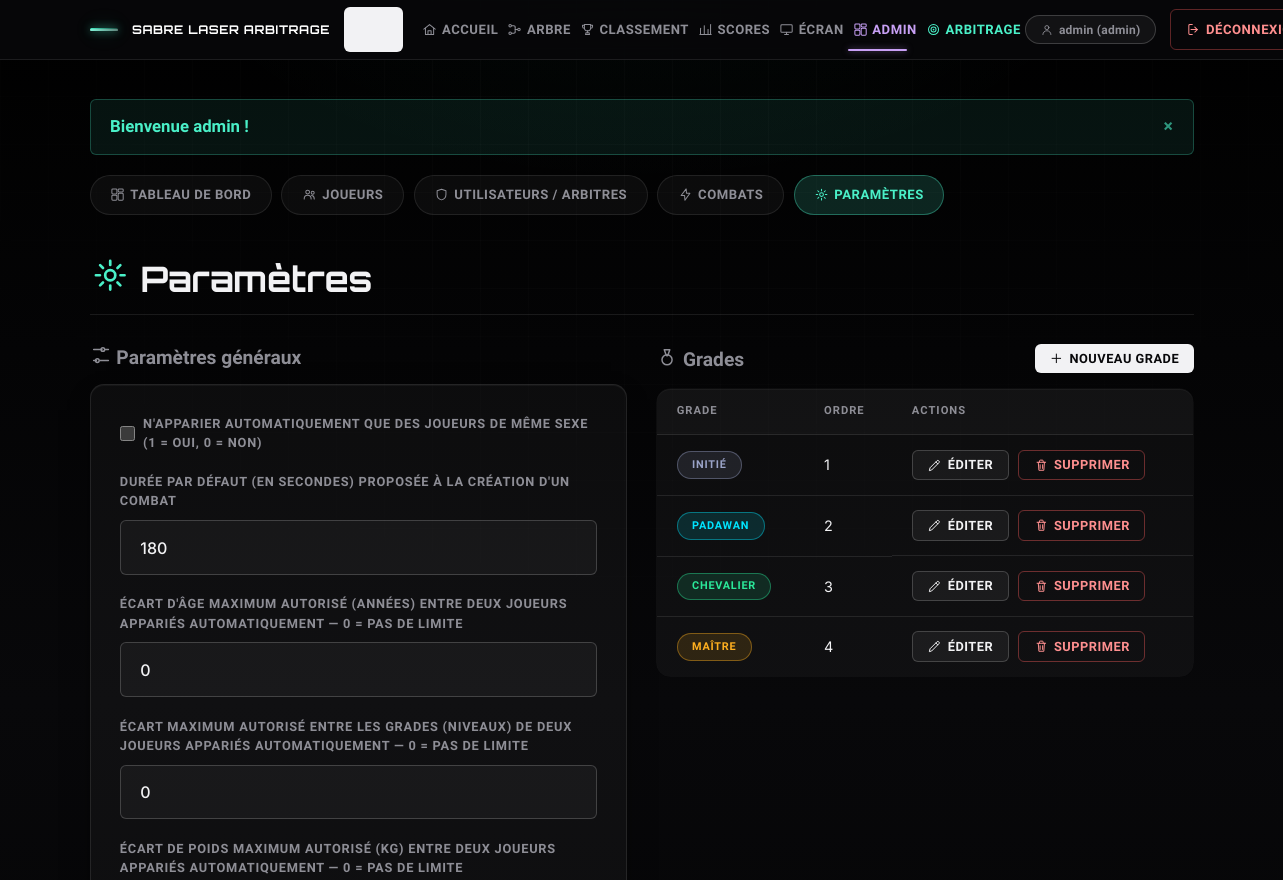
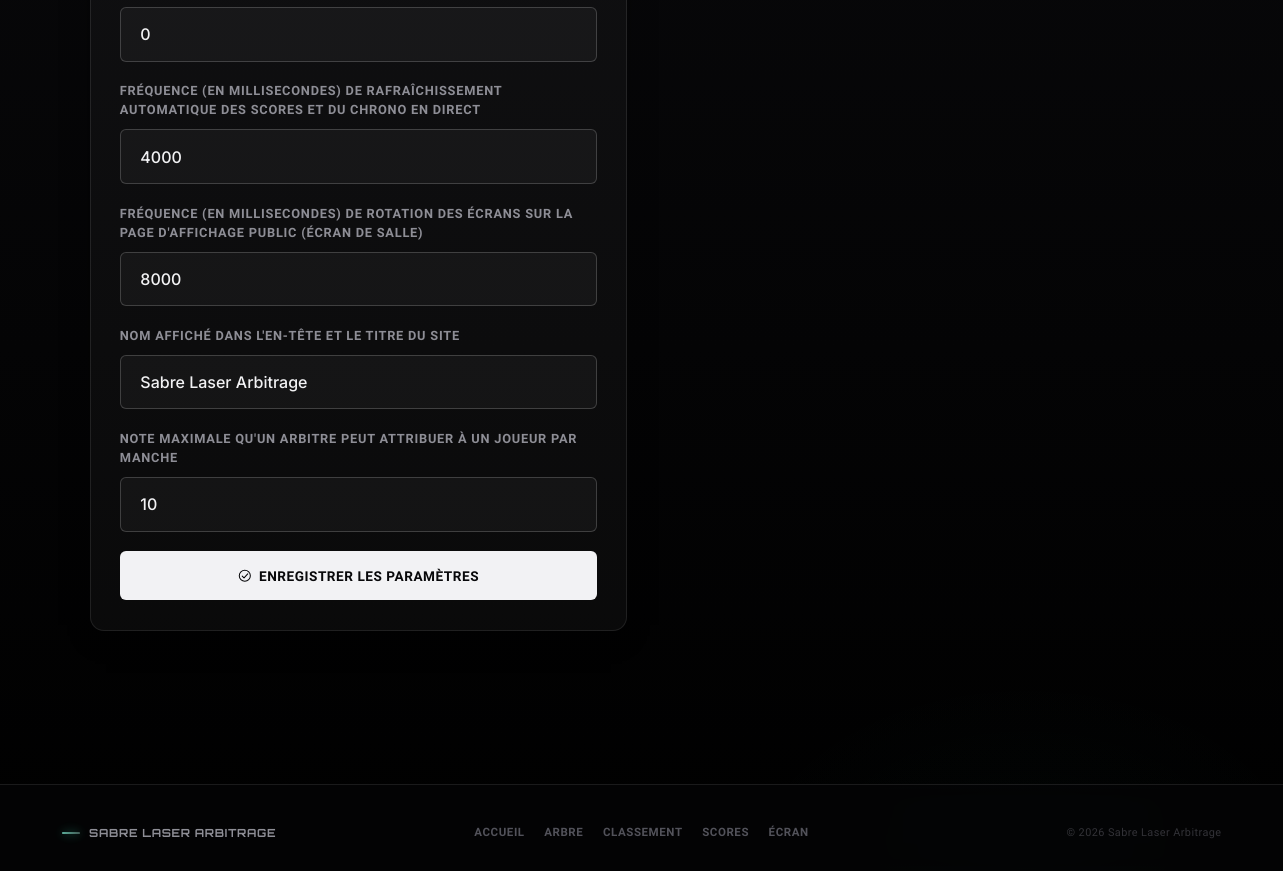
Page /admin/parametres.php (signed in) on the committed database (2 pictures, top to bottom).
### tables this page shows
CREATE TABLE IF NOT EXISTS parametres (
  cle VARCHAR(60) PRIMARY KEY,
  valeur VARCHAR(255) NOT NULL,
  description VARCHAR(255) DEFAULT NULL
);

CREATE TABLE IF NOT EXISTS grades (
  id INT AUTO_INCREMENT PRIMARY KEY,
  nom VARCHAR(60) NOT NULL UNIQUE,
  ordre INT NOT NULL DEFAULT 0,
  couleur VARCHAR(20) DEFAULT NULL COMMENT 'Couleur hexadécimale libre, ex. #00e5ff',
  created_at DATETIME DEFAULT CURRENT_TIMESTAMP
);

### includes/auth.php (called while the page is built, shortened)
<?php
function currentUser(): ?array
{
    return $_SESSION['user'] ?? null;
}
function csrfToken(): string
{
    return $_SESSION['csrf_token'];
}

### admin/parametres.php (the view, shortened to what this page needs)
<?php
require_once __DIR__ . '/../config/config.php';
$grades = getGrades($pdo);
$parametres = $pdo->query('SELECT * FROM parametres ORDER BY cle ASC')->fetchAll();
require __DIR__ . '/../includes/header.php';
require __DIR__ . '/_tabs.php';
?>
<h1><?= icon('settings') ?> Paramètres</h1>
<div class="grid grid-2">
    <div>
        <div class="section-title"><h2 id="heading-params"><?= icon('sliders') ?> Paramètres généraux</h2></div>
        <div class="card">
            <form method="post" action="parametres.php" aria-labelledby="heading-params">
                <?php
                $clesBooleennes = ['appariement_meme_sexe'];
                $clesMasquees   = ['retard_minutes'];
                ?>
                <?php foreach ($parametres as $p): if (in_array($p['cle'], $clesMasquees, true)) continue; ?>
                    <div class="field">
                        <?php if (in_array($p['cle'], $clesBooleennes, true)): ?>
                            <label style="display:flex;align-items:center;gap:.5rem;cursor:pointer;">
                                <input type="checkbox" name="param[<?= e($p['cle']) ?>]" value="1" <?= $p['valeur'] === '1' ? 'checked' : '' ?>>
                                <?= e($p['description'] ?: $p['cle']) ?>
                            </label>
                        <?php else: ?>
                            <label for="param_<?= e($p['cle']) ?>"><?= e($p['description'] ?: $p['cle']) ?></label>
                            <input type="text" id="param_<?= e($p['cle']) ?>" name="param[<?= e($p['cle']) ?>]" value="<?= e($p['valeur']) ?>">
                        <?php endif; ?>
                    </div>
                <?php endforeach; ?>
                <button type="submit"><?= icon('check-circle') ?> Enregistrer les paramètres</button>
            </form>
        </div>
    </div>
    <div>
        <div class="section-title" style="margin-bottom:var(--space-3);">
            <h2 id="heading-grades"><?= icon('medal') ?> Grades</h2>
            <a href="parametres.php?action=new_grade" class="btn btn-sm"><?= icon('plus') ?> Nouveau grade</a>
        </div>
        <div class="table-wrap">
            <table aria-labelledby="heading-grades">
                <thead><tr><th scope="col">Grade</th><th scope="col">Ordre</th><th scope="col">Actions</th></tr></thead>
                <tbody>
                <?php foreach ($grades as $g): ?>
                    <tr>
                        <td><span class="badge" style="background:<?= e($g['couleur'] ?: '#2a3358') ?>22;color:<?= e($g['couleur'] ?: 'var(--text)') ?>;border-color:<?= e($g['couleur'] ?: 'var(--border)') ?>66;"><?= e($g['nom']) ?></span></td>
                        <td><?= (int)$g['ordre'] ?></td>
                        <td class="actions-inline">
                            <a href="parametres.php?action=edit_grade&id=<?= $g['id'] ?>" class="btn btn-secondary btn-sm"><?= icon('edit') ?> Éditer</a>
                            <a href="parametres.php?action=delete_grade&id=<?= $g['id'] ?>&csrf=<?= e(csrfToken()) ?>"
                               class="btn btn-danger btn-sm"
                               data-confirm="Supprimer le grade «<?= e($g['nom']) ?>» ? Les joueurs qui l'ont perdront ce grade."
                               data-confirm-label="Supprimer" data-confirm-icon="🗑️"><?= icon('trash') ?> Supprimer</a>
                        </td>
                    </tr>
                <?php endforeach; ?>
                </tbody>
            </table>
        </div>
    </div>
</div>
<?php require __DIR__ . '/../includes/footer.php'; ?>

### includes/header.php (shortened to what this page needs)
<?php
$user = currentUser();
$nomApplication = getParametre($pdo, 'nom_application', 'Sabre Laser Arbitrage');
$currentScript = basename($_SERVER['SCRIPT_NAME']);
$currentDir = basename(dirname($_SERVER['SCRIPT_NAME']));
function navCurrent(string $script, ?string $dir = null): string
{
    global $currentScript, $currentDir;
    if ($dir !== null) {
        return $currentDir === $dir ? ' aria-current="page"' : '';
    }
    return ($currentScript === $script && $currentDir !== 'admin' && $currentDir !== 'arbitrage') ? ' aria-current="page"' : '';
}
?>
<!DOCTYPE html>
<html lang="fr">
<head>
<link rel="stylesheet" href="<?= BASE_URL ?>assets/css/style.css">
</head>
<body>
<div class="bg-fx" aria-hidden="true"></div>
<header class="topbar">
    <div class="topbar-inner">
        <a class="brand" href="<?= BASE_URL ?>index.php"><span class="brand-blade" aria-hidden="true"></span><?= e($nomApplication) ?></a>
        <button type="button" class="nav-toggle" id="nav-toggle" aria-expanded="false" aria-controls="main-nav">
            <?= icon('sliders') ?><span class="visually-hidden">Ouvrir le menu</span>
        </button>
        <nav class="main-nav" id="main-nav" aria-label="Navigation principale">
            <a href="<?= BASE_URL ?>index.php"<?= navCurrent('index.php') ?>><?= icon('home') ?> Accueil</a>
            <a href="<?= BASE_URL ?>arbre.php"<?= navCurrent('arbre.php') ?>><?= icon('bracket') ?> Arbre</a>
            <a href="<?= BASE_URL ?>classement.php"<?= navCurrent('classement.php') ?>><?= icon('trophy') ?> Classement</a>
            <a href="<?= BASE_URL ?>scores.php"<?= navCurrent('scores.php') ?>><?= icon('chart') ?> Scores</a>
            <a href="<?= BASE_URL ?>ecran.php"<?= navCurrent('ecran.php') ?>><?= icon('monitor') ?> Écran</a>
            <?php if ($user): ?>
                <?php if ($user['role'] === 'admin'): ?>
                    <a href="<?= BASE_URL ?>admin/index.php"<?= navCurrent('', 'admin') ?> class="nav-admin"><?= icon('dashboard') ?> Admin</a>
                <?php endif; ?>
                <?php if (in_array($user['role'], ['admin', 'arbitre'], true)): ?>
                    <a href="<?= BASE_URL ?>arbitrage/index.php"<?= navCurrent('', 'arbitrage') ?> class="nav-arbitrage"><?= icon('target') ?> Arbitrage</a>
                <?php endif; ?>
                <span class="user-badge"><?= icon('user') ?> <?= e($user['username']) ?> (<?= e($user['role']) ?>)</span>
                <form method="post" action="<?= BASE_URL ?>logout.php" class="logout-form">
                    <button type="submit" class="btn-link"><?= icon('logout') ?> Déconnexion</button>
                </form>
            <?php else: ?>
                <a href="<?= BASE_URL ?>login.php"<?= navCurrent('login.php') ?>><?= icon('login') ?> Connexion</a>
                <a href="<?= BASE_URL ?>register.php"<?= navCurrent('register.php') ?> class="btn-link-alt"><?= icon('user-plus') ?> Créer un compte</a>
            <?php endif; ?>
        </nav>
    </div>
</header>
<main class="page-content" id="main-content">
    <?php foreach (getFlashes() as $flash): $__flashes[] = $flash; ?>
    <?php endforeach; ?>
<?php foreach ($__flashes ?? [] as $flash): ?>
    <div class="flash flash-<?= e($flash['type']) ?>" role="alert"><?= e($flash['message']) ?></div>
<?php endforeach; ?>

### includes/functions.php (shortened to what this page needs)
<?php
function e(?string $str): string
{
    return htmlspecialchars($str ?? '', ENT_QUOTES, 'UTF-8');
}
function icon(string $name, string $class = ''): string
{
    $cls = trim('icon ' . $class);
    return '<svg class="' . e($cls) . '" aria-hidden="true" focusable="false"><use href="#icon-' . e($name) . '"></use></svg>';
}
function getFlashes(): array
{
    $flashes = $_SESSION['flash'] ?? [];
    return $flashes;
}
    ?>
    <?php
function getTousLesParametres(PDO $pdo, bool $forceReload = false): array
{
    static $cache = null;
    if ($cache === null || $forceReload) {
        $cache = [];
        foreach ($pdo->query('SELECT cle, valeur FROM parametres')->fetchAll() as $row) {
            $cache[$row['cle']] = $row['valeur'];
        }
    }
    return $cache;
}
function getParametre(PDO $pdo, string $cle, string $defaut = ''): string
{
    $params = getTousLesParametres($pdo);
    return $params[$cle] ?? $defaut;
}
function getGrades(PDO $pdo): array
{
    return $pdo->query('SELECT * FROM grades ORDER BY ordre ASC, nom ASC')->fetchAll();
}

### admin/_tabs.php
<?php $current = basename($_SERVER['SCRIPT_NAME']); ?>
<nav class="tabs" aria-label="Sections d'administration">
    <a href="index.php"<?= $current === 'index.php' ? ' aria-current="page"' : '' ?>><?= icon('dashboard') ?> Tableau de bord</a>
    <a href="joueurs.php"<?= $current === 'joueurs.php' ? ' aria-current="page"' : '' ?>><?= icon('users') ?> Joueurs</a>
    <a href="users.php"<?= $current === 'users.php' ? ' aria-current="page"' : '' ?>><?= icon('shield') ?> Utilisateurs / Arbitres</a>
    <a href="combats.php"<?= $current === 'combats.php' ? ' aria-current="page"' : '' ?>><?= icon('bolt') ?> Combats</a>
    <a href="parametres.php"<?= $current === 'parametres.php' ? ' aria-current="page"' : '' ?>><?= icon('settings') ?> Paramètres</a>
</nav>

### includes/footer.php (shortened to what this page needs)
</main>
<footer class="footer">
    <div class="footer-inner">
        <a class="footer-brand" href="<?= BASE_URL ?>index.php">
            <span class="brand-blade" aria-hidden="true"></span>
            <?= e($nomApplication ?? 'Sabre Laser Arbitrage') ?>
        </a>
        <nav class="footer-nav" aria-label="Liens rapides">
            <a href="<?= BASE_URL ?>index.php">Accueil</a>
            <a href="<?= BASE_URL ?>arbre.php">Arbre</a>
            <a href="<?= BASE_URL ?>classement.php">Classement</a>
            <a href="<?= BASE_URL ?>scores.php">Scores</a>
            <a href="<?= BASE_URL ?>ecran.php">Écran</a>
        </nav>
        <p class="footer-copy">&copy; <?= date('Y') ?> <?= e($nomApplication ?? 'Sabre Laser Arbitrage') ?></p>
    </div>
</footer>
</body>
</html>

### assets/css/style.css (style rules this page uses)
.section-title { margin-bottom: var(--space-3); }
.section-title h2, .section-title h3 { font-size: var(--fs-md); font-family: var(--font-ui); color: var(--text-dim); border: none; margin: 0; }
.btn-sm { padding: var(--space-1) var(--space-3); font-size: var(--fs-xs); min-height: 0; }

### rows in the picture
parametres: description "N'APPARIER AUTOMATIQUEMENT QUE DES JOUEURS DE MÊME SEXE (1 = OUI, 0 = NON)"
parametres: description "DURÉE PAR DÉFAUT (EN SECONDES) PROPOSÉE À LA CRÉATION D'UN COMBAT", valeur "180"
parametres: description "ÉCART D'ÂGE MAXIMUM AUTORISÉ (ANNÉES) ENTRE DEUX JOUEURS APPARIÉS AUTOMATIQUEMENT — 0 = PAS DE LIMITE", valeur "0"
parametres: description "ÉCART MAXIMUM AUTORISÉ ENTRE LES GRADES (NIVEAUX) DE DEUX JOUEURS APPARIÉS AUTOMATIQUEMENT — 0 = PAS DE LIMITE", valeur "0"
parametres: description "ÉCART DE POIDS MAXIMUM AUTORISÉ (KG) ENTRE DEUX JOUEURS APPARIÉS AUTOMATIQUEMENT — 0 = PAS DE LIMITE", valeur "0"
parametres: description "FRÉQUENCE (EN MILLISECONDES) DE RAFRAÎCHISSEMENT AUTOMATIQUE DES SCORES ET DU CHRONO EN DIRECT", valeur "4000"
parametres: description "FRÉQUENCE (EN MILLISECONDES) DE ROTATION DES ÉCRANS SUR LA PAGE D'AFFICHAGE PUBLIC (ÉCRAN DE SALLE)", valeur "8000"
parametres: description "NOM AFFICHÉ DANS L'EN-TÊTE ET LE TITRE DU SITE", valeur "Sabre Laser Arbitrage"
parametres: description "NOTE MAXIMALE QU'UN ARBITRE PEUT ATTRIBUER À UN JOUEUR PAR MANCHE", valeur "10"
grades: nom "INITIÉ", ordre "1"
grades: nom "PADAWAN", ordre "2"
grades: nom "CHEVALIER", ordre "3"
grades: nom "MAÎTRE", ordre "4"

### other values in the picture
$nomApplication "SABRE LASER ARBITRAGE"
$user['username'] "admin"
$user['role'] "admin"
$flash['message'] "Bienvenue admin !"
$nomApplication "Sabre Laser Arbitrage"
